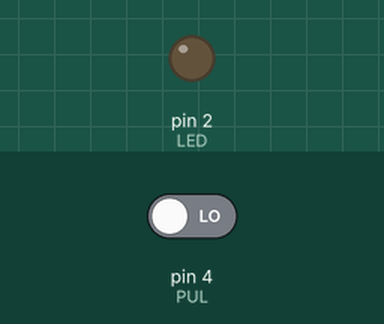
The sketch below on a simulated Arduino Uno, built with avr-gcc and run on an emulated ATmega328P. Parts: output pins drawn as LEDs (lit = HIGH). The inputs (shaded band) are chosen by the test bench; at power-on: pin 4 (PUL) LOW.

Above: at 1.2 s.
1.3 s: pin 4 (PUL) driven HIGH
At 2.5 s:
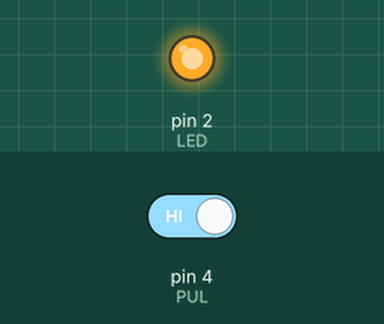
2.8 s: pin 4 (PUL) driven LOW
At 3.7 s:
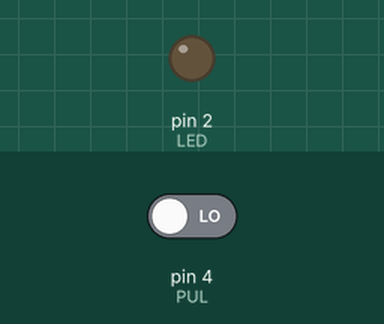
Timing chart, 0 to 5.8 s (numbered marks = the images above; inputs shaded):
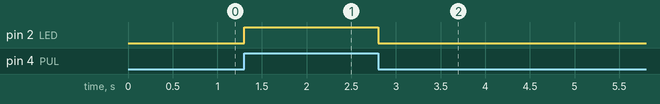

The sketch:

T2_PULSADOR.ino
```cpp
#define LED 2
#define PUL 4

void setup(){
  pinMode(LED,OUTPUT);
  pinMode(PUL,INPUT);
}

void loop(){
  if(digitalRead(PUL)){
    digitalWrite(LED,1);
  }else{
    digitalWrite(LED,0);
  }
}
```

Measured:
- after the input at 1.3 s, pin 2 (LED): LOW → HIGH at once
- after the input at 2.8 s, pin 2 (LED): HIGH → LOW at once
